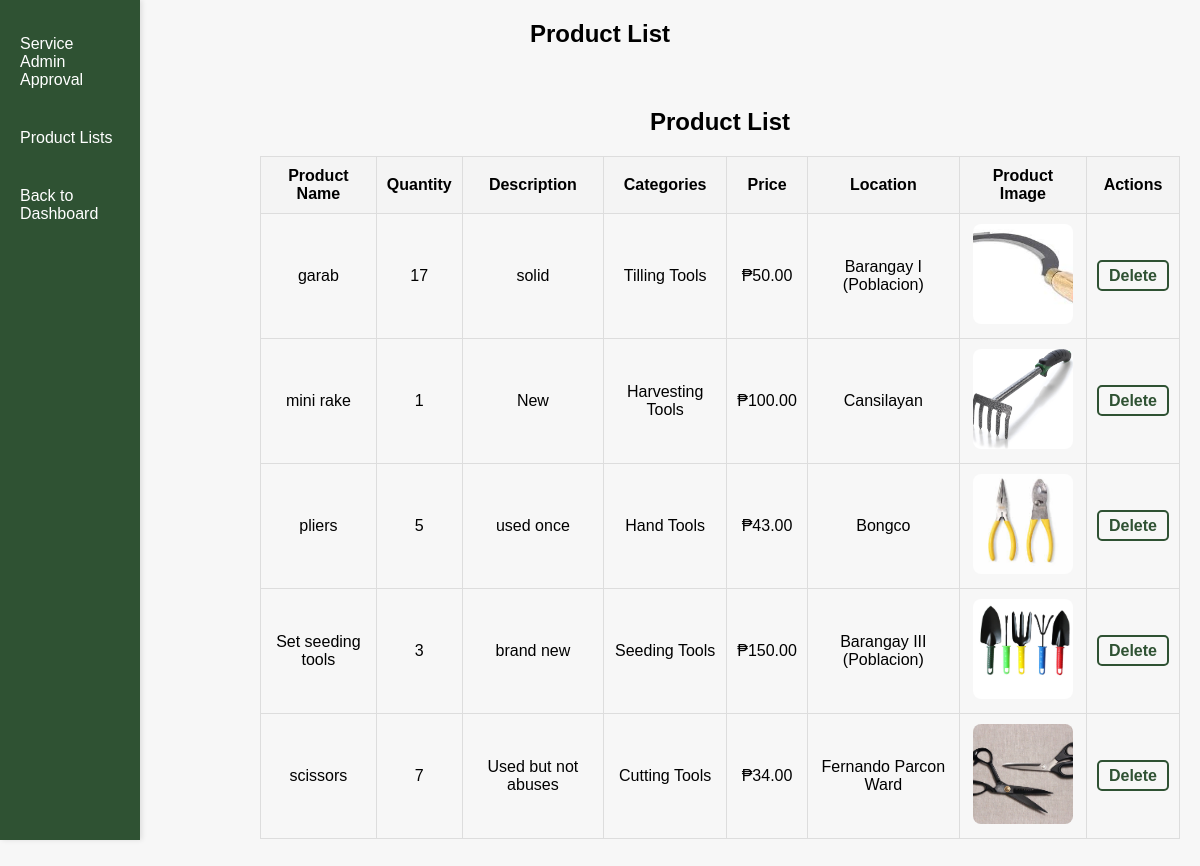
The page /index/AdminProductsApproval.php on the database its author committed.
### tables this page shows
CREATE TABLE `products` (
  `id` int(11) NOT NULL,
  `product_name` varchar(255) NOT NULL,
  `town` varchar(255) DEFAULT NULL,
  `location` varchar(255) NOT NULL,
  `description` text DEFAULT NULL,
  `quantity` int(11) NOT NULL,
  `categories` varchar(255) NOT NULL,
  `price` decimal(10,2) NOT NULL,
  `image` varchar(255) NOT NULL,
  `status` enum('pending','approved','declined') DEFAULT 'pending',
  `rent_days` int(11) NOT NULL,
  `created_at` timestamp NOT NULL DEFAULT current_timestamp(),
  `penalty_amount` decimal(10,2) DEFAULT 0.05
);

### index/AdminProductsApproval.php (the view, shortened to what this page needs)
<?php
@include 'config.php';
$approved_result = $conn->query("SELECT * FROM products WHERE status = 'approved'");
?>
<!DOCTYPE html>
<html lang="en">
<head>
</head>
<body>
    <div class="sidebar">
        <a href="AdminCustomerReg.php">Service Admin Approval</a>
        <a href="AdminProductsApproval.php">Product Lists</a>
        <a href="Admin.php">Back to Dashboard</a>
    </div>
    <h2>Product List</h2>
    <div class="container2">
        <div class="section">
            <h2>Product List</h2>
            <?php if ($approved_result && $approved_result->num_rows > 0): ?>
                <table>
                    <thead>
                        <tr>
                            <th>Product Name</th>
                            <th>Quantity</th>
                            <th>Description</th>
                            <th>Categories</th>
                            <th>Price</th>
                            <th>Location</th>
                            <th>Product Image</th>
                            <th>Actions</th>
                        </tr>
                    </thead>
                    <tbody>
                        <?php while ($row = $approved_result->fetch_assoc()): ?>
                            <tr>
                                <td><?php echo htmlspecialchars($row['product_name']); ?></td>
                                <td><?php echo htmlspecialchars($row['quantity']); ?></td>
                                <td><?php echo htmlspecialchars($row['description']); ?></td>
                                <td><?php echo htmlspecialchars($row['categories']); ?></td>
                                <td>₱<?php echo htmlspecialchars($row['price']); ?></td>
                                <td><?php echo htmlspecialchars($row['location']); ?></td>
                                <td>
                                    <img class="product-image" src="uploaded_img/<?php echo htmlspecialchars($row['image']); ?>" alt="Product: <?php echo htmlspecialchars($row['product_name']); ?>" style="width:100px;height:100px;">
                                </td>
                                <td>
                                    <a href="?delete=<?php echo $row['id']; ?>" onclick="return confirm('Are you sure you want to delete this product?');">Delete</a>
                                </td>
                            </tr>
                        <?php endwhile; ?>
                    </tbody>
                </table>
            <?php else: ?>
                <p>No approved product registrations.</p>
            <?php endif; ?>
        </div>
    </div>
</body>
</html>

### index/AdminProductsApproval.php (style rules this page uses)
body { font-family: Arial, sans-serif; background-color: #f7f7f7; margin: 0; padding: 0; }
.sidebar { background-color: #2F5233; color: white; height: 100vh; width: 100px; position: fixed; top: 0; left: 0; padding: 20px; box-shadow: 2px 0px 5px rgba(0, 0, 0, 0.1); }
.sidebar a { color: white; text-decoration: none; font-size: 16px; display: block; padding: 15px 0; margin-bottom: 10px; transition: background-color 0.3s ease; }
h2 { text-align: center; margin-bottom: 20px; }
.container2 { margin-left: 240px; padding: 20px; }
.section { margin-bottom: 30px; }
table { width: 100%; border-collapse: collapse; margin-top: 20px; }
table th, table td { padding: 10px; text-align: center; border: 1px solid #ddd; }
table th { background-color: #f4f4f4; }
table td img { width: 100px; height: 100px; object-fit: cover; border-radius: 8px; }
table a { color: #2F5233; text-decoration: none; font-weight: bold; padding: 5px 10px; border: 2px solid #2F5233; border-radius: 5px; transition: background-color 0.3s ease, color 0.3s ease; }
.product-image { cursor: pointer; border-radius: 8px; }

### rows shown on the page
products: product_name "garab", quantity "17", description "solid", categories "Tilling Tools", price "50.00", location "Barangay I (Poblacion)", image (picture)
products: product_name "mini rake", quantity "1", description "New", categories "Harvesting Tools", price "100.00", location "Cansilayan", image (picture)
products: product_name "pliers", quantity "5", description "used once", categories "Hand Tools", price "43.00", location "Bongco", image (picture)
products: product_name "Set seeding tools", quantity "3", description "brand new", categories "Seeding Tools", price "150.00", location "Barangay III (Poblacion)", image (picture)
products: product_name "scissors", quantity "7", description "Used but not abuses", categories "Cutting Tools", price "34.00", location "Fernando Parcon Ward", image (picture)
